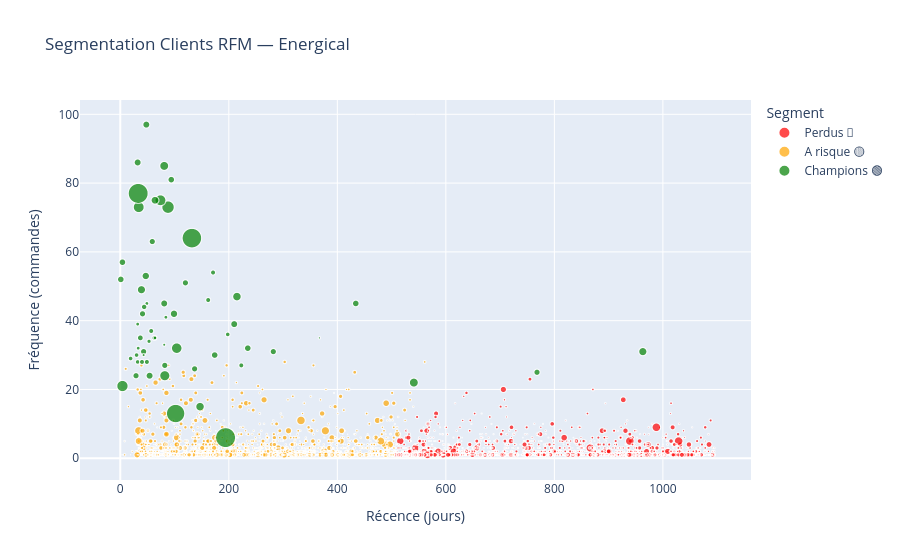

Write notebook code for a chart like this one.
### Markdown cell above
## 4. Visualisation RFM

### Code cell
fig = px.scatter(
    rfm,
    x='recence',
    y='frequence',
    size='montant',
    color='label',
    hover_data=['id_client', 'montant'],
    title='Segmentation Clients RFM — Energical',
    labels={
        'recence'  : 'Récence (jours)',
        'frequence': 'Fréquence (commandes)',
        'montant'  : 'Montant (DA)',
        'label'    : 'Segment'
    },
    color_discrete_map={
        'Champions 🟢': 'green',
        'A risque 🟡' : 'orange',
        'Perdus 🔴'   : 'red'
    }
)
fig.show()

### Figure 1 — Plotly figure (JSON) as saved in the notebook; plotly's stock layout.template omitted (floating-point values rounded to 4 significant figures; data arrays with more than 128 entries replaced by an {"elided": "..."} marker saying what was removed)
{"data": [{"customdata": {"elided": "1692x2 mixed values"}, "hovertemplate": "Segment=Perdus 🔴<br>Récence (jours)=%{x}<br>Fréquence (commandes)=%{y}<br>Montant (DA)=%{customdata[1]}<br>id_client=%{customdata[0]}<extra></extra>", "legendgroup": "Perdus 🔴", "marker": {"color": "red", "size": {"elided": "1692 float values"}, "sizemode": "area", "sizeref": 5248.0, "symbol": "circle"}, "mode": "markers", "name": "Perdus 🔴", "showlegend": true, "type": "scattergl", "x": {"elided": "1692 int values"}, "xaxis": "x", "y": {"elided": "1692 int values"}, "yaxis": "y"}, {"customdata": {"elided": "2165x2 mixed values"}, "hovertemplate": "Segment=A risque 🟡<br>Récence (jours)=%{x}<br>Fréquence (commandes)=%{y}<br>Montant (DA)=%{customdata[1]}<br>id_client=%{customdata[0]}<extra></extra>", "legendgroup": "A risque 🟡", "marker": {"color": "orange", "size": {"elided": "2165 float values"}, "sizemode": "area", "sizeref": 5248.0, "symbol": "circle"}, "mode": "markers", "name": "A risque 🟡", "showlegend": true, "type": "scattergl", "x": {"elided": "2165 int values"}, "xaxis": "x", "y": {"elided": "2165 int values"}, "yaxis": "y"}, {"customdata": [["CLT_00034", 224500.0], ["CLT_00056", 131200.0], ["CLT_00209", 212500.0], ["CLT_00509", 216500.0], ["CLT_00796", 665100.0], ["CLT_00814", 97070.0], ["CLT_00971", 258600.0], ["CLT_01327", 238200.0], ["CLT_01704", 136000.0], ["CLT_01790", 271200.0], ["CLT_01847", 378200.0], ["CLT_01858", 206100.0], ["CLT_02007", 2027000.0], ["CLT_02207", 391600.0], ["CLT_02301", 206400.0], ["CLT_02355", 811900.0], ["CLT_02640", 139400.0], ["CLT_02664", 201700.0], ["CLT_02715", 231261], ["CLT_02809", 357607], ["CLT_03167", 189954], ["CLT_03257", 115600.0], ["CLT_03298", 140100.0], ["CLT_03494", 219600.0], ["CLT_03523", 536700.0], ["CLT_03531", 133900.0], ["CLT_03578", 127800.0], ["CLT_03701", 248200.0], ["CLT_03762", 121200.0], ["CLT_03765", 628800.0], ["CLT_03767", 245300.0], ["CLT_03769", 75790.0], ["CLT_03770", 88760.0], ["CLT_03771", 49220.0], ["CLT_03773", 77850.0], ["CLT_03775", 277100.0], ["CLT_03777", 62920.0], ["CLT_03780", 363000.0], ["CLT_03786", 115300.0], ["CLT_03788", 134700.0], ["CLT_03792", 202300.0], ["CLT_03797", 411400.0], ["CLT_03799", 2091000.0], ["CLT_03800", 2099000.0], ["CLT_03803", 626300.0], ["CLT_03811", 334500.0], ["CLT_03812", 154700.0], ["CLT_03817", 206800.0], ["CLT_03837", 265500.0], ["CLT_03850", 86440.0], ["CLT_03852", 252000.0], ["CLT_03900", 1795000.0], ["CLT_03914", 108900.0], ["CLT_03954", 226500.0], ["CLT_03971", 236700.0], ["CLT_04009", 588500.0], ["CLT_04011", 55350.0], ["CLT_04028", 26360.0], ["CLT_04037", 426200.0], ["CLT_04073", 276500.0], ["CLT_04079", 219200.0]], "hovertemplate": "Segment=Champions 🟢<br>Récence (jours)=%{x}<br>Fréquence (commandes)=%{y}<br>Montant (DA)=%{customdata[1]}<br>id_client=%{customdata[0]}<extra></extra>", "legendgroup": "Champions 🟢", "marker": {"color": "green", "size": [224500.0, 131200.0, 212500.0, 216500.0, 665100.0, 97070.0, 258600.0, 238200.0, 136000.0, 271200.0, 378200.0, 206100.0, 2027000.0, 391600.0, 206400.0, 811900.0, 139400.0, 201700.0, 231300.0, 357600.0, 190000.0, 115600.0, 140100.0, 219600.0, 536700.0, 133900.0, 127800.0, 248200.0, 121200.0, 628800.0, 245300.0, 75790.0, 88760.0, 49220.0, 77850.0, 277100.0, 62920.0, 363000.0, 115300.0, 134700.0, 202300.0, 411400.0, 2091000.0, 2099000.0, 626300.0, 334500.0, 154700.0, 206800.0, 265500.0, 86440.0, 252000.0, 1795000.0, 108900.0, 226500.0, 236700.0, 588500.0, 55350.0, 26360.0, 426200.0, 276500.0, 219200.0], "sizemode": "area", "sizeref": 5248.0, "symbol": "circle"}, "mode": "markers", "name": "Champions 🟢", "showlegend": true, "type": "scattergl", "x": [235, 57, 29, 82, 4, 53, 54, 434, 223, 210, 147, 768, 132, 215, 41, 88, 162, 59, 174, 963, 37, 32, 40, 120, 82, 171, 63, 32, 30, 34, 94, 33, 49, 81, 84, 99, 64, 39, 198, 49, 43, 81, 194, 33, 74, 64, 44, 137, 48, 32, 81, 102, 19, 1, 4, 104, 43, 367, 541, 47, 282], "xaxis": "x", "y": [32, 37, 24, 27, 21, 34, 24, 45, 27, 39, 15, 25, 64, 47, 42, 73, 46, 63, 30, 31, 35, 28, 28, 51, 24, 54, 35, 86, 30, 73, 81, 32, 45, 33, 41, 42, 35, 49, 36, 28, 31, 85, 6, 77, 75, 75, 44, 26, 97, 39, 45, 13, 29, 52, 57, 32, 30, 35, 22, 53, 31], "yaxis": "y"}], "layout": {"legend": {"itemsizing": "constant", "title": {"text": "Segment"}, "tracegroupgap": 0}, "title": {"text": "Segmentation Clients RFM — Energical"}, "xaxis": {"anchor": "y", "domain": [0, 1], "title": {"text": "Récence (jours)"}}, "yaxis": {"anchor": "x", "domain": [0, 1], "title": {"text": "Fréquence (commandes)"}}}}
